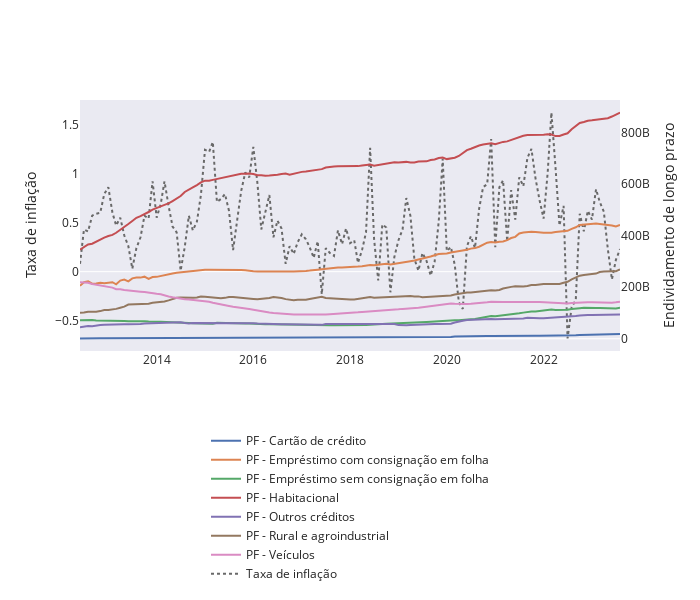

Notebook code for this chart:
### Code cell
fig = go.Figure()

for modalidade in df_inflacao_modalidade_agrupado['modalidade'].unique():
    subset = df_inflacao_modalidade_agrupado[df_inflacao_modalidade_agrupado['modalidade'] == modalidade]
    fig.add_trace(go.Scatter(x=subset['data'],
                             y=subset['valor_deflacionado'],
                             mode='lines',
                             name=f'{modalidade}',
                             yaxis='y2',
                            line = dict(width=2)))
    
# Adicionando a coluna 'valor' ao segundo eixo y
fig.add_trace(go.Scatter(x=df_inflacao_modalidade_agrupado['data'],
                         y=df_inflacao_modalidade_agrupado['valor'], 
                         mode='lines',
                         name='Taxa de inflação',
                        opacity=1,
                        line=dict(color='dimgray', width=2, dash='dot')))

fig.update_layout(
    yaxis2=dict(
        overlaying='y',
        side='right',
        showgrid=False,
        title="Endividamento de longo prazo"
    ),
    template="seaborn",
    legend=dict(
        x=0.5,
        y=-0.3,
        orientation='h',
        xanchor='center'
    ),
    xaxis=dict(showgrid=False),
    yaxis=dict(
        showgrid=False,
        title="Taxa de inflação"
    ),
    height=600,
    width=700,
)

fig.show()

### Figure 1 — Plotly figure (JSON) as saved in the notebook; plotly's stock layout.template omitted (floating-point values rounded to 4 significant figures; data arrays with more than 128 entries replaced by an {"elided": "..."} marker saying what was removed)
{"data": [{"line": {"width": 2}, "mode": "lines", "name": "PF - Cartão de crédito", "type": "scatter", "x": {"elided": "135 str values"}, "y": {"elided": "135 float values"}, "yaxis": "y2"}, {"line": {"width": 2}, "mode": "lines", "name": "PF - Empréstimo com consignação em folha", "type": "scatter", "x": {"elided": "135 str values"}, "y": {"elided": "135 float values"}, "yaxis": "y2"}, {"line": {"width": 2}, "mode": "lines", "name": "PF - Empréstimo sem consignação em folha", "type": "scatter", "x": {"elided": "135 str values"}, "y": {"elided": "135 float values"}, "yaxis": "y2"}, {"line": {"width": 2}, "mode": "lines", "name": "PF - Habitacional", "type": "scatter", "x": {"elided": "135 str values"}, "y": {"elided": "135 float values"}, "yaxis": "y2"}, {"line": {"width": 2}, "mode": "lines", "name": "PF - Outros créditos", "type": "scatter", "x": {"elided": "135 str values"}, "y": {"elided": "135 float values"}, "yaxis": "y2"}, {"line": {"width": 2}, "mode": "lines", "name": "PF - Rural e agroindustrial", "type": "scatter", "x": {"elided": "135 str values"}, "y": {"elided": "135 float values"}, "yaxis": "y2"}, {"line": {"width": 2}, "mode": "lines", "name": "PF - Veículos", "type": "scatter", "x": {"elided": "135 str values"}, "y": {"elided": "135 float values"}, "yaxis": "y2"}, {"line": {"color": "dimgray", "dash": "dot", "width": 2}, "mode": "lines", "name": "Taxa de inflação", "opacity": 1, "type": "scatter", "x": {"elided": "945 str values"}, "y": {"elided": "945 float values"}}], "layout": {"height": 600, "legend": {"orientation": "h", "x": 0.5, "xanchor": "center", "y": -0.3}, "width": 700, "xaxis": {"autorange": true, "range": ["2012-06-01", "2023-08-01"], "showgrid": false, "type": "date"}, "yaxis": {"autorange": true, "range": [-0.8078, 1.748], "showgrid": false, "title": {"text": "Taxa de inflação"}, "type": "linear"}, "yaxis2": {"autorange": true, "overlaying": "y", "range": [-47520000000.0, 926200000000.0], "showgrid": false, "side": "right", "title": {"text": "Endividamento de longo prazo"}, "type": "linear"}}}
